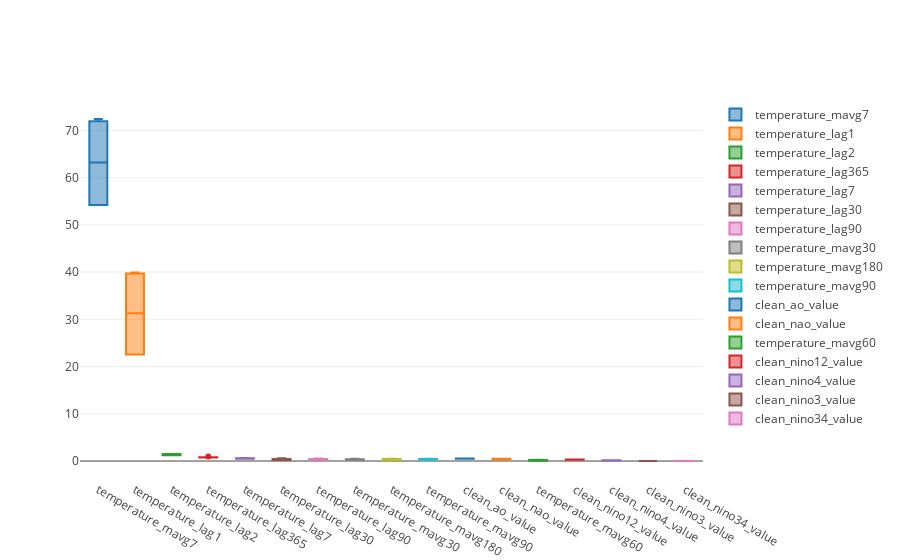

The notebook cell saved with this chart:
### Markdown cell above
Lets look a boxplot of this data to see how the distributions look across our experiments for this location.

### Code cell
traces = create_boxplot_traces_for_features(features_df)
iplot(traces)

### Figure 1 — Plotly figure (JSON) as saved in the notebook; plotly's stock layout.template omitted (floating-point values rounded to 4 significant figures)
{"data": [{"name": "temperature_mavg7", "type": "box", "uid": "a7601c02-a051-11e8-a757-00215cc353c9", "y": [54.44, 54.18, 54.18, 72.41, 71.95, 71.95]}, {"name": "temperature_lag1", "type": "box", "uid": "a7601c03-a051-11e8-b993-00215cc353c9", "y": [39.9, 39.68, 39.68, 22.85, 22.56, 22.55]}, {"name": "temperature_lag2", "type": "box", "uid": "a7601c04-a051-11e8-97ec-00215cc353c9", "y": [1.508, 1.242, 1.242, 1.512, 1.294, 1.279]}, {"name": "temperature_lag365", "type": "box", "uid": "a7601c05-a051-11e8-a869-00215cc353c9", "y": [0.939, 0.7626, 0.7626, 0.8214, 0.7723, 0.8202]}, {"name": "temperature_lag7", "type": "box", "uid": "a7601c06-a051-11e8-817b-00215cc353c9", "y": [0.6572, 0.5736, 0.5736, 0.4752, 0.5435, 0.4978]}, {"name": "temperature_lag30", "type": "box", "uid": "a7601c07-a051-11e8-b128-00215cc353c9", "y": [0.5721, 0.4152, 0.4152, 0.2616, 0.1977, 0.2029]}, {"name": "temperature_lag90", "type": "box", "uid": "a7601c08-a051-11e8-bfac-00215cc353c9", "y": [0.5143, 0.4425, 0.4425, 0.297, 0.362, 0.3514]}, {"name": "temperature_mavg30", "type": "box", "uid": "a7601c09-a051-11e8-bc81-00215cc353c9", "y": [0.4729, 0.3615, 0.3615, 0.2554, 0.2651, 0.2565]}, {"name": "temperature_mavg180", "type": "box", "uid": "a7601c0a-a051-11e8-8695-00215cc353c9", "y": [0.4176, 0.4725, 0.2427, 0.2186]}, {"name": "temperature_mavg90", "type": "box", "uid": "a7601c0b-a051-11e8-b639-00215cc353c9", "y": [0.2955, 0.3538, 0.3772, 0.493]}, {"name": "clean_ao_value", "type": "box", "uid": "a7601c0c-a051-11e8-a855-00215cc353c9", "y": [0.5197, 0.5197, 0.5473, 0.4941]}, {"name": "clean_nao_value", "type": "box", "uid": "a7601c0d-a051-11e8-b58a-00215cc353c9", "y": [0.5094, 0.5094, 0.363, 0.3651]}, {"name": "temperature_mavg60", "type": "box", "uid": "a7601c0e-a051-11e8-ab99-00215cc353c9", "y": [0.2914, 0.07957, 0.05111]}, {"name": "clean_nino12_value", "type": "box", "uid": "a7601c0f-a051-11e8-beed-00215cc353c9", "y": [0.3022, 0.2878]}, {"name": "clean_nino4_value", "type": "box", "uid": "a7601c10-a051-11e8-bc58-00215cc353c9", "y": [0.1329, 0.1468]}, {"name": "clean_nino3_value", "type": "box", "uid": "a7601c11-a051-11e8-b08b-00215cc353c9", "y": [0.01231, 0.01256]}, {"name": "clean_nino34_value", "type": "box", "uid": "a7601c12-a051-11e8-b4d2-00215cc353c9", "y": [0.00698, 0.02119]}], "layout": {}}
